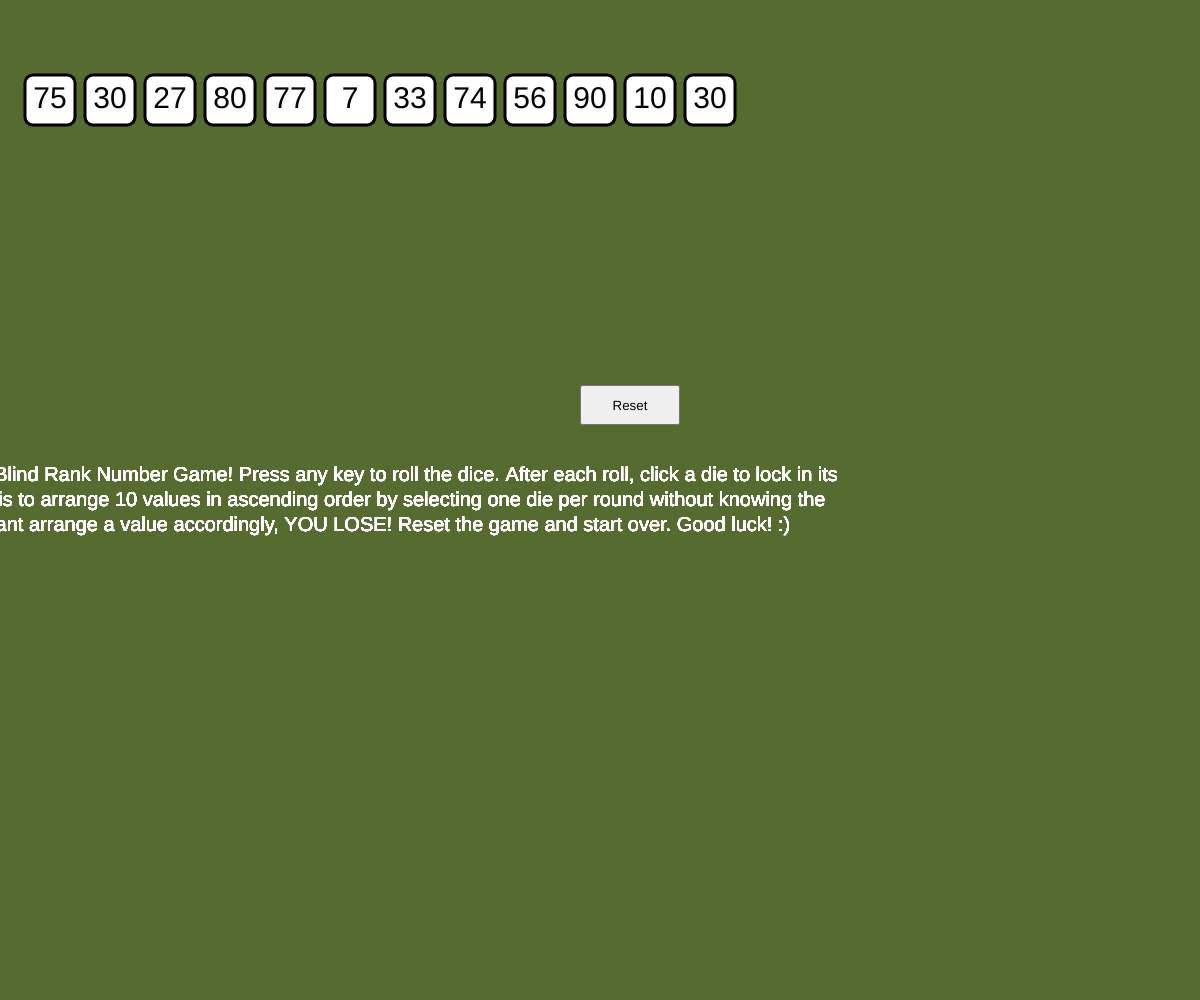
Frame 1 (no input)
Frame 60 (no input): identical to frame 1, image omitted
Frame 120 (the mouse pressed at the canvas centre since frame 60): identical to frame 1, image omitted

The p5.js sketch that drew this single still picture (run headless with seeded random() and noise() and a simulated clock; from frame 60 on, the mouse is pressed at the canvas centre):

// p5.js sketch
// ── sketch.js
let dice = [];
let numberOfDice = 12;
let resetButton;

function setup() {
  createCanvas(windowWidth, windowHeight);
  for (let i = 0; i < numberOfDice; i++) {
    dice[i] = new Die(50); // argument is the size of the die
  }
  resetButton = createButton("Reset");
  resetButton.position(width / 2 - 20, height - 615); 
  resetButton.size(100, 40); 
  resetButton.mousePressed(resetDice); 
}

function draw() {
  background("darkolivegreen");
  
  // loop over the array and place+display each die
  for (let i = 0; i < dice.length; i++) {
    const die = dice[i]; // 'die' is a temporary variable for the current array item
    die.place(die.size*1.2*i+die.size, die.size*2); // place the die neatly in the row
    die.display(); // actually draw it on screen

    fill("white");
  textSize(20);
  textAlign(LEFT);
  textWrap(WORD);
    let instructions = "Welcome to the Blind Rank Number Game! Press any key to roll the dice. After each roll, click a die to lock in its value. Your goal is to arrange 10 values in ascending order by selecting one die per round without knowing the next roll. If you cant arrange a value accordingly, YOU LOSE! Reset the game and start over. Good luck! :)";
  
    // Display the text with a specified width to ensure it wraps
    text(instructions, width / 2 - 250, height - 500, 1000, 250);
  }


}

function mouseClicked() {
  // loop over the array of dice...
  for (let i = 0; i < dice.length; i++) {
    const die = dice[i];
    // if the cursor is over the current die, freeze/unfreeze that die
    if (die.isTouched(mouseX,mouseY)) {
      die.toggleFreeze();
    }
  }
}

// for computers...
function keyPressed() {
  shakeDice();
}

// for phones...
function deviceShaken() {
  shakeDice();
}

// loop over the array of dice and try to roll each one in turn
// (note that a die won't actually roll if it's frozen)
// also, output the list of values to the console
function shakeDice() {
  let list = "values: ";
  for (let i = 0; i < dice.length; i++) {
    const die = dice[i];
    die.roll();
    list = list + die.value + " ";
  }
  console.log(list);
}

function resetDice() {
  for (let i = 0; i < dice.length; i++) {
    dice[i].unfreeze(); 
  }
  console.log("All dice have been reset.");
}
// ── dice.js
/* 

Die is a class for defining a single 6-sided die

These properties are available:
  - frozen (whether it's rollable or not)
  - size (the size it should appear on screen)
  - value (the number showing on the die)

These methods are available:
  - place(x,y) places the die at x,y in the canvas
  - display() shows the die on the canvas
  - roll() rolls the die if it's not frozen
  - freeze(), unfreeze(), toggleFreeze()
  - isTouched(x,y) returns true if x,y are in the die shape
*/

class Die {
    
    constructor(size) {
        this.size = size;
        this.sides = 100;
        this.frozen = false;
        this.place(random(width),random(height));
        this.roll();
    }

    place(x,y) {
        this.x = x;
        this.y = y;
    }

    display() {
        rectMode(CENTER);
        textAlign(CENTER, CENTER);
        fill("white");
        strokeWeight(3);
        rect(this.x,this.y,this.size,this.size,8);
        if (this.frozen) {
            fill("silver");
        } else {
            fill("black");
        }
        textSize(30);
        text(this.value, this.x, this.y, this.size, this.size);
    }

    roll() {
        if (! this.frozen) 
            this.value = floor(random(this.sides)+1);
    }

    freeze() {
        this.frozen = true;
    }

    unfreeze() {
        this.frozen = false;
    }

    toggleFreeze() {
        this.frozen = ! this.frozen;
    }

    isTouched(x,y) {
        let halfsize = this.size/2;
        if (x >= (this.x-halfsize) && 
            x <= (this.x+halfsize) && 
            y >= (this.y-halfsize) && 
            y <= (this.y+halfsize)
        ) {
            return true;
        } 
        return false;
    }
}
